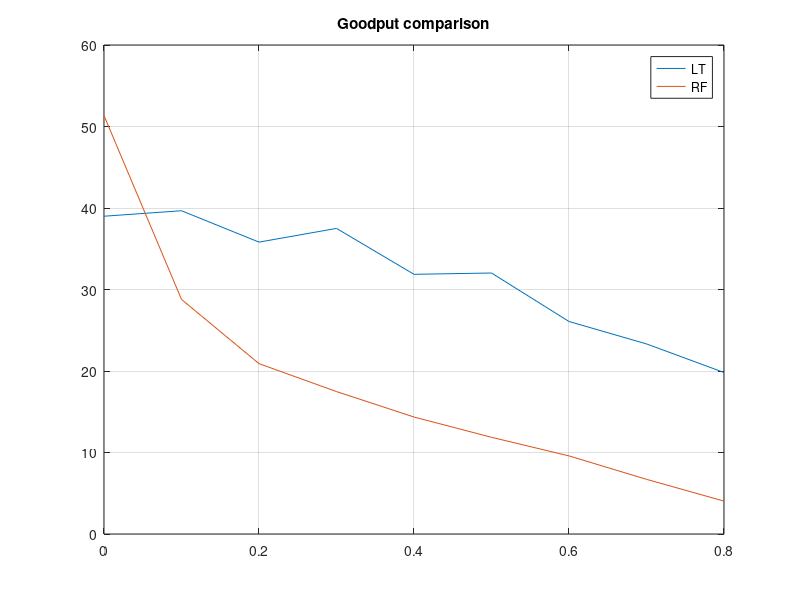
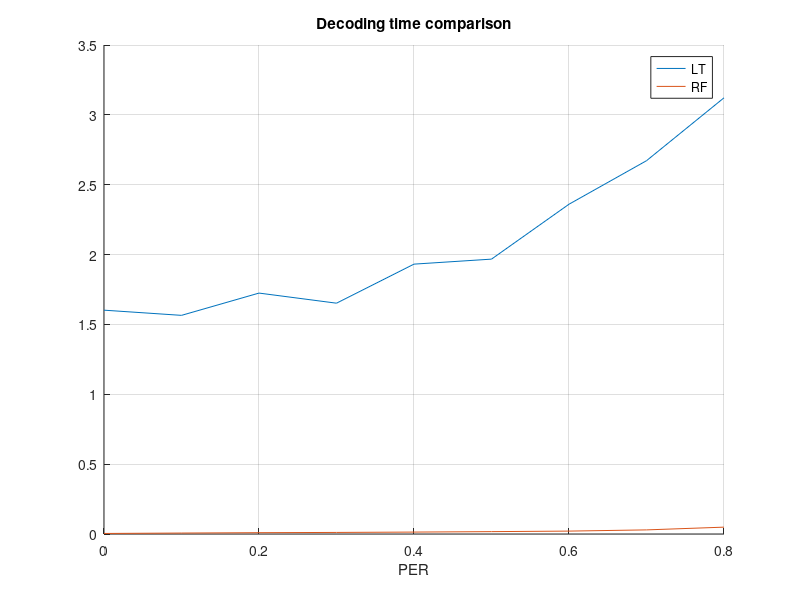
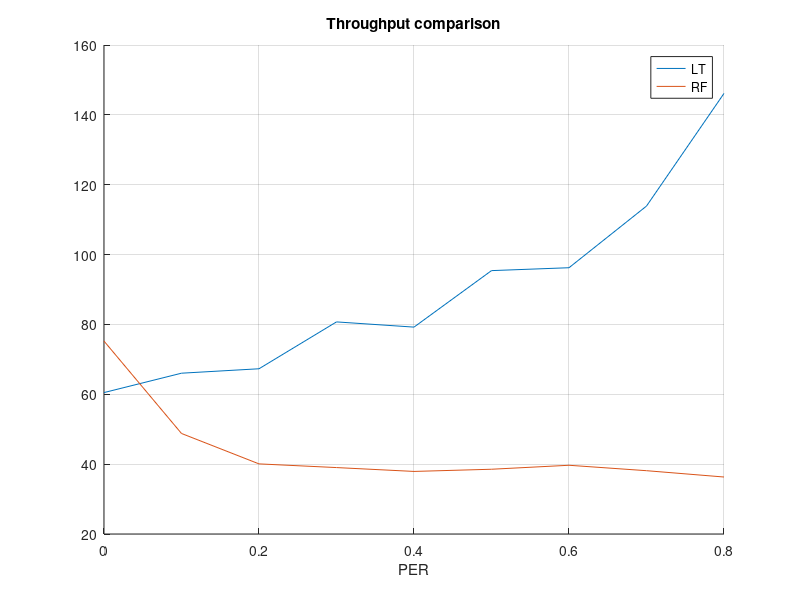
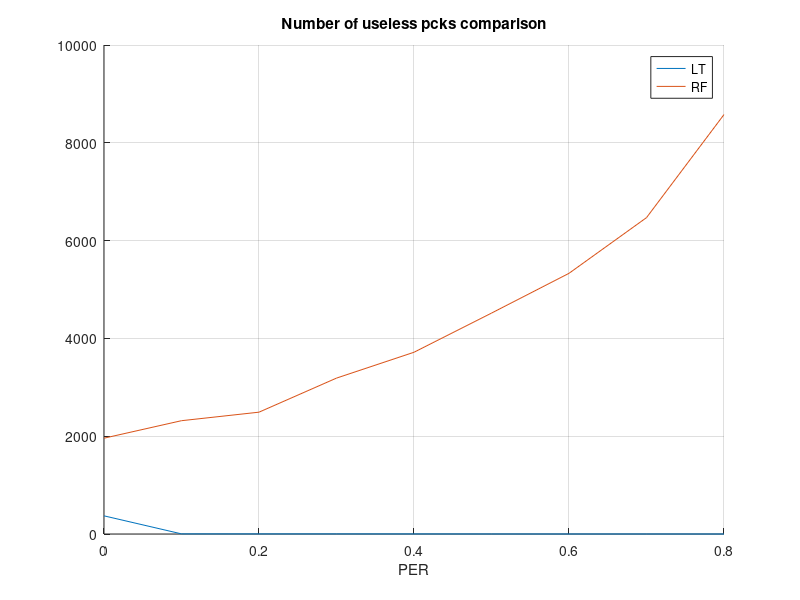

Reproduce these figures in MATLAB, in order.
clear all;
close all hidden;
%% Random fountain RX
%%dectime	rxtime	totrxpck droppck	rxpck	uselesspck PER_est PER
data_RF_rx=importdata('./data_RF_rx.txt',' ');
PERs=[0 0.1 0.2 0.3 0.4 0.5 0.6 0.7 0.8];
for i=1:length(PERs)
    data_PER=[];
    data_PER=data_RF_rx(find(data_RF_rx(:,8)==PERs(i)),:);
    dectime_RF(i)=mean(data_PER(:,1));
    rxtime_RF(i)=mean(data_PER(:,2));
    totrxpck_RF(i)=mean(data_PER(:,3));
    droppck_RF(i)=mean(data_PER(:,4));
    rxpck_RF(i)=mean(data_PER(:,5));
    uselesspck_RF(i)=mean(data_PER(:,6));
    PER_estimate_RF(i)=mean(data_PER(:,7));
end

% figure();
% plot(PERs,droppck_RF);
% title('Number of packets dropped');
% hold all;
% grid on;
% figure();
% hold all;
% plot(PERs,rxtime_RF);
% title('Time to receive the file');
% grid on;
% figure();
% hold all;
% plot(PERs,dectime_RF);
% title('Time to decode the file');
% grid on;
% figure();
% hold all;
% plot(PERs,uselesspck_RF);
% title('Number of packets correctly received but useless');
% grid on;

%% Random fountain TX
%sent infile time goodput throughput	PER_estimate PER
data_RF_tx=importdata('./data_RF_tx.txt',' ');
PERs=[0 0.1 0.2 0.3 0.4 0.5 0.6 0.7 0.8];
for i=1:length(PERs)
    data_PER=[];
    data_PER=data_RF_tx(find(data_RF_tx(:,7)==PERs(i)),:);
    sent_RF(i)=mean(data_PER(:,1));
    time_RF(i)=mean(data_PER(:,3));
    goodput_RF(i)=mean(data_PER(:,4));
    throughput_RF(i)=mean(data_PER(:,5));
    PER_estimate_RF(i)=mean(data_PER(:,6));
end

% figure();
% plot(PERs,sent_RF);
% title('Number of packets sent');
% hold all;
% grid on;
% figure();
% hold all;
% plot(PERs,time_RF);
% title('Time to send all packets');
% grid on;
% figure();
% hold all;
% plot(PERs,throughput_RF);
% grid on;
% hold all;
% plot(PERs,goodput_RF);
% grid on;
% title('Throughput and goodput');
% legend('throughput','goodput')

%% LT RX
%%dectime	rxtime	totrxpck droppck	rxpck	uselesspck PER_est PER
data_LT_rx=importdata('./data_LT_rx.txt',' ');
PERs=[0 0.1 0.2 0.3 0.4 0.5 0.6 0.7 0.8];
for i=1:length(PERs)
    data_PER=[];
    data_PER=data_LT_rx(find(data_LT_rx(:,8)==PERs(i)),:);
    dectime_LT(i)=mean(data_PER(:,1));
    rxtime_LT(i)=mean(data_PER(:,2));
    totrxpck_LT(i)=mean(data_PER(:,3));
    droppck_LT(i)=mean(data_PER(:,4));
    rxpck_LT(i)=mean(data_PER(:,5));
    uselesspck_LT(i)=mean(data_PER(:,6));
    PER_estimate_LT(i)=mean(data_PER(:,7));
end

% figure();
% plot(PERs,droppck_LT);
% title('Number of packets dropped');
% hold all;
% grid on;
% figure();
% hold all;
% plot(PERs,rxtime_LT);
% title('Time to receive the file');
% grid on;
% figure();
% hold all;
% plot(PERs,dectime_LT);
% title('Time to decode the file');
% grid on;
% figure();
% hold all;
% plot(PERs,uselesspck_LT);
% title('Number of packets correctly received but useless');
% grid on;

%% LT TX
%sent infile time goodput throughput	PER_estimate PER
data_LT_tx=importdata('./data_LT_tx.txt',' ');
PERs=[0 0.1 0.2 0.3 0.4 0.5 0.6 0.7 0.8];
for i=1:length(PERs)
    data_PER=[];
    data_PER=data_LT_tx(find(data_LT_tx(:,7)==PERs(i)),:);
    sent_LT(i)=mean(data_PER(:,1));
    time_LT(i)=mean(data_PER(:,3));
    goodput_LT(i)=mean(data_PER(:,4));
    throughput_LT(i)=mean(data_PER(:,5));
    PER_estimate_LT(i)=mean(data_PER(:,6));
end

% figure();
% plot(PERs,sent_LT);
% title('Number of packets sent');
% hold all;
% grid on;
% figure();
% hold all;
% plot(PERs,time_LT);
% title('Time to send all packets');
% grid on;
% figure();
% hold all;
% plot(PERs,throughput_LT);
% grid on;
% hold all;
% plot(PERs,goodput_LT);
% grid on;
% title('Throughput and goodput');
% legend('throughput','goodput')

%% Comparison RF LT
figure();
plot(PERs,goodput_LT);
hold all;
plot(PERs,goodput_RF);
grid on
title('Goodput comparison')
legend('LT','RF')
figure();
hold all;
plot(PERs,dectime_LT);
plot(PERs,dectime_RF);
grid on
title('Decoding time comparison')
xlabel('PER')
legend('LT','RF')
figure();
hold all;
plot(PERs,throughput_LT);
plot(PERs,throughput_RF);
grid on
title('Throughput comparison')
xlabel('PER')
legend('LT','RF')
figure();
hold all;
plot(PERs,uselesspck_LT);
plot(PERs,uselesspck_RF);
grid on
title('Number of useless pcks comparison')
xlabel('PER')
legend('LT','RF')
figure();
hold all;
plot(PERs,rxtime_LT);
plot(PERs,rxtime_RF);
grid on
title('Time to receive comparison')
xlabel('PER')
legend('LT','RF')